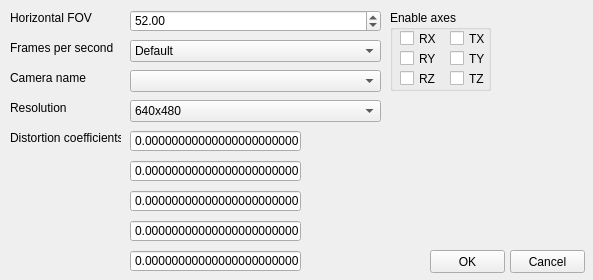
<?xml version="1.0" encoding="UTF-8"?>
<ui version="4.0">
 <class>Form</class>
 <widget class="QWidget" name="Form">
  <property name="windowModality">
   <enum>Qt::NonModal</enum>
  </property>
  <property name="geometry">
   <rect>
    <x>0</x>
    <y>0</y>
    <width>593</width>
    <height>280</height>
   </rect>
  </property>
  <property name="sizePolicy">
   <sizepolicy hsizetype="Preferred" vsizetype="Preferred">
    <horstretch>0</horstretch>
    <verstretch>0</verstretch>
   </sizepolicy>
  </property>
  <property name="maximumSize">
   <size>
    <width>750</width>
    <height>280</height>
   </size>
  </property>
  <property name="windowTitle">
   <string>HT tracker settings</string>
  </property>
  <widget class="QLabel" name="label">
   <property name="geometry">
    <rect>
     <x>10</x>
     <y>10</y>
     <width>141</width>
     <height>16</height>
    </rect>
   </property>
   <property name="text">
    <string>Horizontal FOV</string>
   </property>
  </widget>
  <widget class="QDoubleSpinBox" name="cameraFOV">
   <property name="geometry">
    <rect>
     <x>130</x>
     <y>10</y>
     <width>251</width>
     <height>22</height>
    </rect>
   </property>
   <property name="locale">
    <locale language="English" country="UnitedStates"/>
   </property>
   <property name="minimum">
    <double>35.000000000000000</double>
   </property>
   <property name="maximum">
    <double>180.000000000000000</double>
   </property>
   <property name="value">
    <double>52.000000000000000</double>
   </property>
  </widget>
  <widget class="QLabel" name="label_2">
   <property name="geometry">
    <rect>
     <x>10</x>
     <y>40</y>
     <width>137</width>
     <height>16</height>
    </rect>
   </property>
   <property name="text">
    <string>Frames per second</string>
   </property>
  </widget>
  <widget class="QComboBox" name="cameraFPS">
   <property name="geometry">
    <rect>
     <x>130</x>
     <y>40</y>
     <width>251</width>
     <height>22</height>
    </rect>
   </property>
   <item>
    <property name="text">
     <string notr="true">Default</string>
    </property>
   </item>
   <item>
    <property name="text">
     <string>30</string>
    </property>
   </item>
   <item>
    <property name="text">
     <string>60</string>
    </property>
   </item>
   <item>
    <property name="text">
     <string>120</string>
    </property>
   </item>
  </widget>
  <widget class="QLabel" name="label_3">
   <property name="geometry">
    <rect>
     <x>10</x>
     <y>70</y>
     <width>133</width>
     <height>16</height>
    </rect>
   </property>
   <property name="text">
    <string>Camera name</string>
   </property>
  </widget>
  <widget class="QPushButton" name="buttonOK">
   <property name="geometry">
    <rect>
     <x>430</x>
     <y>250</y>
     <width>75</width>
     <height>23</height>
    </rect>
   </property>
   <property name="text">
    <string>OK</string>
   </property>
  </widget>
  <widget class="QPushButton" name="buttonCancel">
   <property name="geometry">
    <rect>
     <x>510</x>
     <y>250</y>
     <width>75</width>
     <height>23</height>
    </rect>
   </property>
   <property name="text">
    <string>Cancel</string>
   </property>
  </widget>
  <widget class="QGroupBox" name="groupBox">
   <property name="geometry">
    <rect>
     <x>390</x>
     <y>10</y>
     <width>101</width>
     <height>81</height>
    </rect>
   </property>
   <property name="title">
    <string>Enable axes</string>
   </property>
   <widget class="QCheckBox" name="rx">
    <property name="geometry">
     <rect>
      <x>10</x>
      <y>20</y>
      <width>70</width>
      <height>17</height>
     </rect>
    </property>
    <property name="text">
     <string>RX</string>
    </property>
   </widget>
   <widget class="QCheckBox" name="ry">
    <property name="geometry">
     <rect>
      <x>10</x>
      <y>40</y>
      <width>70</width>
      <height>17</height>
     </rect>
    </property>
    <property name="text">
     <string>RY</string>
    </property>
   </widget>
   <widget class="QCheckBox" name="rz">
    <property name="geometry">
     <rect>
      <x>10</x>
      <y>60</y>
      <width>70</width>
      <height>17</height>
     </rect>
    </property>
    <property name="text">
     <string>RZ</string>
    </property>
   </widget>
   <widget class="QCheckBox" name="tx">
    <property name="geometry">
     <rect>
      <x>60</x>
      <y>20</y>
      <width>70</width>
      <height>17</height>
     </rect>
    </property>
    <property name="text">
     <string>TX</string>
    </property>
   </widget>
   <widget class="QCheckBox" name="ty">
    <property name="geometry">
     <rect>
      <x>60</x>
      <y>40</y>
      <width>70</width>
      <height>17</height>
     </rect>
    </property>
    <property name="text">
     <string>TY</string>
    </property>
   </widget>
   <widget class="QCheckBox" name="tz">
    <property name="geometry">
     <rect>
      <x>60</x>
      <y>60</y>
      <width>70</width>
      <height>17</height>
     </rect>
    </property>
    <property name="text">
     <string>TZ</string>
    </property>
   </widget>
  </widget>
  <widget class="QComboBox" name="cameraName">
   <property name="geometry">
    <rect>
     <x>130</x>
     <y>70</y>
     <width>251</width>
     <height>22</height>
    </rect>
   </property>
  </widget>
  <widget class="QLabel" name="label_4">
   <property name="geometry">
    <rect>
     <x>10</x>
     <y>100</y>
     <width>128</width>
     <height>16</height>
    </rect>
   </property>
   <property name="text">
    <string>Resolution</string>
   </property>
  </widget>
  <widget class="QComboBox" name="resolution">
   <property name="geometry">
    <rect>
     <x>130</x>
     <y>100</y>
     <width>251</width>
     <height>22</height>
    </rect>
   </property>
   <item>
    <property name="text">
     <string>640x480</string>
    </property>
   </item>
   <item>
    <property name="text">
     <string>320x240</string>
    </property>
   </item>
   <item>
    <property name="text">
     <string>320x200</string>
    </property>
   </item>
   <item>
    <property name="text">
     <string>Default (not recommended!)</string>
    </property>
   </item>
  </widget>
  <widget class="QDoubleSpinBox" name="doubleSpinBox">
   <property name="geometry">
    <rect>
     <x>130</x>
     <y>130</y>
     <width>171</width>
     <height>22</height>
    </rect>
   </property>
   <property name="frame">
    <bool>true</bool>
   </property>
   <property name="buttonSymbols">
    <enum>QAbstractSpinBox::NoButtons</enum>
   </property>
   <property name="decimals">
    <number>24</number>
   </property>
   <property name="minimum">
    <double>-1000.000000000000000</double>
   </property>
   <property name="maximum">
    <double>1000.000000000000000</double>
   </property>
   <property name="singleStep">
    <double>0.000000000000000</double>
   </property>
  </widget>
  <widget class="QLabel" name="label_5">
   <property name="geometry">
    <rect>
     <x>10</x>
     <y>130</y>
     <width>111</width>
     <height>16</height>
    </rect>
   </property>
   <property name="text">
    <string>Distortion coefficients</string>
   </property>
  </widget>
  <widget class="QDoubleSpinBox" name="doubleSpinBox_2">
   <property name="geometry">
    <rect>
     <x>130</x>
     <y>160</y>
     <width>171</width>
     <height>22</height>
    </rect>
   </property>
   <property name="frame">
    <bool>true</bool>
   </property>
   <property name="buttonSymbols">
    <enum>QAbstractSpinBox::NoButtons</enum>
   </property>
   <property name="decimals">
    <number>24</number>
   </property>
   <property name="minimum">
    <double>-1000.000000000000000</double>
   </property>
   <property name="maximum">
    <double>1000.000000000000000</double>
   </property>
   <property name="singleStep">
    <double>0.000000000000000</double>
   </property>
  </widget>
  <widget class="QDoubleSpinBox" name="doubleSpinBox_3">
   <property name="geometry">
    <rect>
     <x>130</x>
     <y>190</y>
     <width>171</width>
     <height>22</height>
    </rect>
   </property>
   <property name="frame">
    <bool>true</bool>
   </property>
   <property name="buttonSymbols">
    <enum>QAbstractSpinBox::NoButtons</enum>
   </property>
   <property name="decimals">
    <number>24</number>
   </property>
   <property name="minimum">
    <double>-1000.000000000000000</double>
   </property>
   <property name="maximum">
    <double>1000.000000000000000</double>
   </property>
   <property name="singleStep">
    <double>0.000000000000000</double>
   </property>
  </widget>
  <widget class="QDoubleSpinBox" name="doubleSpinBox_4">
   <property name="geometry">
    <rect>
     <x>130</x>
     <y>220</y>
     <width>171</width>
     <height>22</height>
    </rect>
   </property>
   <property name="frame">
    <bool>true</bool>
   </property>
   <property name="buttonSymbols">
    <enum>QAbstractSpinBox::NoButtons</enum>
   </property>
   <property name="decimals">
    <number>24</number>
   </property>
   <property name="minimum">
    <double>-1000.000000000000000</double>
   </property>
   <property name="maximum">
    <double>1000.000000000000000</double>
   </property>
   <property name="singleStep">
    <double>0.000000000000000</double>
   </property>
  </widget>
  <widget class="QDoubleSpinBox" name="doubleSpinBox_5">
   <property name="geometry">
    <rect>
     <x>130</x>
     <y>250</y>
     <width>171</width>
     <height>22</height>
    </rect>
   </property>
   <property name="frame">
    <bool>true</bool>
   </property>
   <property name="buttonSymbols">
    <enum>QAbstractSpinBox::NoButtons</enum>
   </property>
   <property name="decimals">
    <number>24</number>
   </property>
   <property name="minimum">
    <double>-1000.000000000000000</double>
   </property>
   <property name="maximum">
    <double>1000.000000000000000</double>
   </property>
   <property name="singleStep">
    <double>0.000000000000000</double>
   </property>
  </widget>
 </widget>
 <resources/>
 <connections/>
 <designerdata>
  <property name="gridDeltaX">
   <number>10</number>
  </property>
  <property name="gridDeltaY">
   <number>10</number>
  </property>
  <property name="gridSnapX">
   <bool>false</bool>
  </property>
  <property name="gridSnapY">
   <bool>false</bool>
  </property>
  <property name="gridVisible">
   <bool>true</bool>
  </property>
 </designerdata>
</ui>
